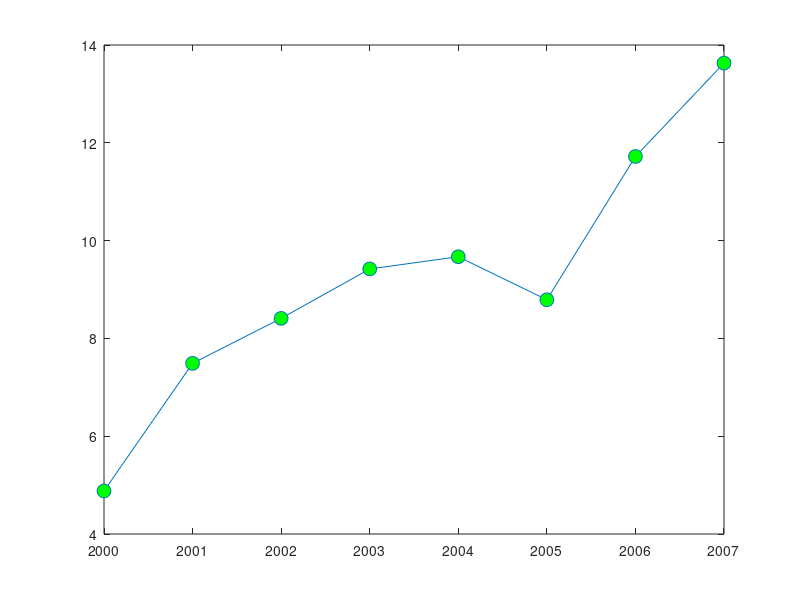

This chart was generated by the following MATLAB code:
%% Plot Properties
% Instructions are in the task pane to the left. Complete and submit each task one at a time.
% This code sets up the activity.
x = 2000:2007;
y = [4.88 7.49 8.41 9.42 9.67 8.79 11.72 13.63];
plot(x,y,"o-")
%% Task 1
plot(x,y,"o-","MarkerSize",10)
%% Task 2
plot(x,y,"o-","MarkerSize",10,"MarkerFaceColor","g")
%% Further Practice


